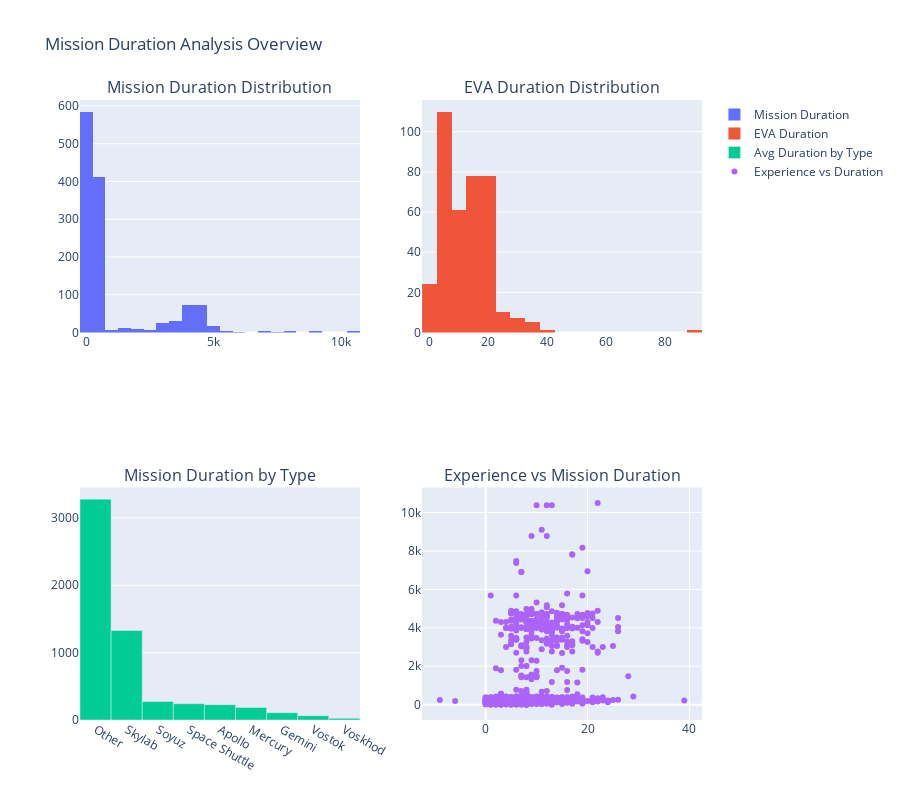

Here is the notebook cell this chart was saved with:
### Code cell
fig = make_subplots(
    rows=2, cols=2,
    subplot_titles=('Mission Duration Distribution', 'EVA Duration Distribution', 
                   'Mission Duration by Type', 'Experience vs Mission Duration'),
    specs=[[{"secondary_y": False}, {"secondary_y": False}],
           [{"secondary_y": False}, {"secondary_y": False}]]
)

fig.add_trace(
    go.Histogram(x=df_clean['Mission duration'], nbinsx=50, name='Mission Duration'),
    row=1, col=1
)

eva_data = df_clean[df_clean['EVA duration'] > 0]['EVA duration']
fig.add_trace(
    go.Histogram(x=eva_data, nbinsx=30, name='EVA Duration'),
    row=1, col=2
)

mission_by_type = df_clean.groupby('Mission Type')['Mission duration'].mean().sort_values(ascending=False)
fig.add_trace(
    go.Bar(x=mission_by_type.index, y=mission_by_type.values, name='Avg Duration by Type'),
    row=2, col=1
)

fig.add_trace(
    go.Scatter(x=df_clean['Years Experience'], y=df_clean['Mission duration'], 
              mode='markers', name='Experience vs Duration'),
    row=2, col=2
)

fig.update_layout(height=800, title_text="Mission Duration Analysis Overview")
fig.show()

### Figure 1 — Plotly figure (JSON) as saved in the notebook; plotly's stock layout.template omitted (floating-point values rounded to 4 significant figures; data arrays with more than 128 entries replaced by an {"elided": "..."} marker saying what was removed)
{"data": [{"name": "Mission Duration", "nbinsx": 50, "type": "histogram", "x": {"elided": "1270 float values"}, "xaxis": "x", "yaxis": "y"}, {"name": "EVA Duration", "nbinsx": 30, "type": "histogram", "x": {"elided": "375 float values"}, "xaxis": "x2", "yaxis": "y2"}, {"name": "Avg Duration by Type", "type": "bar", "x": ["Other", "Skylab", "Soyuz", "Space Shuttle", "Apollo", "Mercury", "Gemini", "Vostok", "Voskhod"], "xaxis": "x3", "y": [3277.0, 1327.0, 275.3, 241.2, 227.8, 185.3, 108.4, 63.61, 24.98], "yaxis": "y3"}, {"mode": "markers", "name": "Experience vs Duration", "type": "scatter", "x": {"elided": "1270 int values"}, "xaxis": "x4", "y": {"elided": "1270 float values"}, "yaxis": "y4"}], "layout": {"annotations": [{"font": {"size": 16}, "showarrow": false, "text": "Mission Duration Distribution", "x": 0.225, "xanchor": "center", "xref": "paper", "y": 1, "yanchor": "bottom", "yref": "paper"}, {"font": {"size": 16}, "showarrow": false, "text": "EVA Duration Distribution", "x": 0.775, "xanchor": "center", "xref": "paper", "y": 1, "yanchor": "bottom", "yref": "paper"}, {"font": {"size": 16}, "showarrow": false, "text": "Mission Duration by Type", "x": 0.225, "xanchor": "center", "xref": "paper", "y": 0.375, "yanchor": "bottom", "yref": "paper"}, {"font": {"size": 16}, "showarrow": false, "text": "Experience vs Mission Duration", "x": 0.775, "xanchor": "center", "xref": "paper", "y": 0.375, "yanchor": "bottom", "yref": "paper"}], "height": 800, "title": {"text": "Mission Duration Analysis Overview"}, "xaxis": {"anchor": "y", "domain": [0, 0.45]}, "xaxis2": {"anchor": "y2", "domain": [0.55, 1]}, "xaxis3": {"anchor": "y3", "domain": [0, 0.45]}, "xaxis4": {"anchor": "y4", "domain": [0.55, 1]}, "yaxis": {"anchor": "x", "domain": [0.625, 1]}, "yaxis2": {"anchor": "x2", "domain": [0.625, 1]}, "yaxis3": {"anchor": "x3", "domain": [0, 0.375]}, "yaxis4": {"anchor": "x4", "domain": [0, 0.375]}}}
